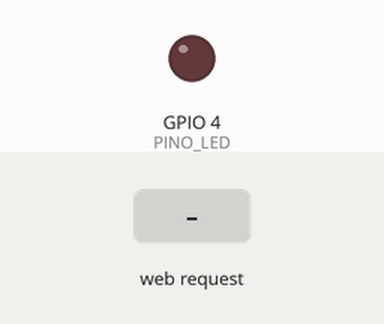
Bench run of a sketch on a simulated ESP32. Shown: output pins drawn as LEDs (lit = HIGH). The test bench sets the inputs (shaded band). WiFi joins after 1.5 s; servers stay silent unless stated; what the sketch prints to the serial monitor is not drawn.

Above: at 3.7 s.
3.8 s: HTTP request GET /ligar received
At 4.2 s:
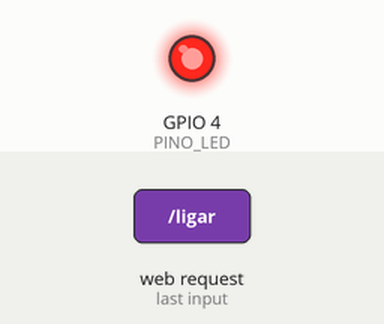
5.3 s: HTTP request GET /desligar received
At 6.6 s:
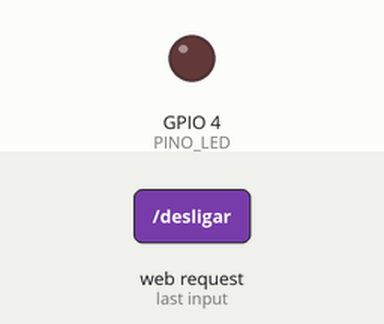
Timing chart, 0 to 8.3 s (numbered marks = the images above; inputs shaded):
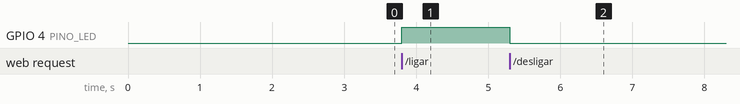

The sketch:

desafio_status_web.ino
```cpp
/*
 * Projeto: Desafio — Servidor web com página de status
 * Livro: ESP32 Descomplicado — Capítulo 11 (Desafio 1)
 * Autor: Felipe Tavares
 * Hardware: ESP32 DevKit v1 | LED → GPIO4 com resistor 220Ω → GND
 * Biblioteca: WiFi.h e WebServer.h (inclusas no pacote ESP32 da Arduino IDE)
 *
 * Além dos botões ligar/desligar, adiciona a rota /status que exibe
 * o estado atual do LED e um botão de toggle (inverte o estado).
 *
 * Se você usar este projeto em publicações, vídeos ou repositórios,
 * mantenha este cabeçalho com a atribuição ao autor.
 */

#include <WiFi.h>
#include <WebServer.h>

const char* SSID  = "NomeDaSuaRede";
const char* SENHA = "SenhaDaSuaRede";

#define PINO_LED 4

WebServer server(80);

bool ledLigado = false;

const char* paginaHTML = R"rawliteral(
<!DOCTYPE html>
<html>
<head>
  <meta charset="UTF-8">
  <meta name="viewport" content="width=device-width, initial-scale=1">
  <title>ESP32 - LED</title>
  <style>
    body { font-family: sans-serif; text-align: center; margin-top: 60px; background: #f0f0f0; }
    h1 { color: #333; }
    .btn { display: inline-block; padding: 20px 40px; font-size: 20px;
           margin: 10px; border: none; border-radius: 10px; cursor: pointer;
           text-decoration: none; color: white; }
    .ligar    { background-color: #4CAF50; }
    .desligar { background-color: #e53935; }
    .status   { background-color: #1976D2; }
  </style>
</head>
<body>
  <h1>Controle de LED</h1>
  <a href="/ligar"   ><div class="btn ligar"   >Ligar LED</div></a>
  <a href="/desligar"><div class="btn desligar">Desligar LED</div></a>
  <br>
  <a href="/status"  ><div class="btn status"  >Ver status</div></a>
</body>
</html>
)rawliteral";

void handleRaiz() {
  server.send(200, "text/html", paginaHTML);
}

void handleLigar() {
  digitalWrite(PINO_LED, HIGH);
  ledLigado = true;
  server.sendHeader("Location", "/");
  server.send(302, "text/plain", "");
}

void handleDesligar() {
  digitalWrite(PINO_LED, LOW);
  ledLigado = false;
  server.sendHeader("Location", "/");
  server.send(302, "text/plain", "");
}

// Página de status: mostra o estado atual e botão de toggle
void handleStatus() {
  // Monta a página dinamicamente com o estado real do LED
  String estado = ledLigado ? "LIGADO" : "DESLIGADO";
  String corEstado = ledLigado ? "#4CAF50" : "#e53935";
  String rotaToggle = ledLigado ? "/desligar" : "/ligar";
  String textoToggle = ledLigado ? "Desligar LED" : "Ligar LED";

  // Concatena o HTML com o estado atual — o valor muda a cada requisição
  String pagina = "<!DOCTYPE html><html><head>";
  pagina += "<meta charset='UTF-8'>";
  pagina += "<meta name='viewport' content='width=device-width, initial-scale=1'>";
  pagina += "<title>Status do LED</title>";
  pagina += "<style>body{font-family:sans-serif;text-align:center;margin-top:60px;background:#f0f0f0;}";
  pagina += "h1{color:#333;}.btn{display:inline-block;padding:20px 40px;font-size:20px;";
  pagina += "margin:10px;border:none;border-radius:10px;cursor:pointer;text-decoration:none;color:white;}";
  pagina += ".toggle{background-color:#FF9800;}.voltar{background-color:#607D8B;}</style></head><body>";
  pagina += "<h1>Status do LED</h1>";
  pagina += "<p style='font-size:24px;color:" + corEstado + ";font-weight:bold;'>LED: " + estado + "</p>";
  pagina += "<a href='" + rotaToggle + "'><div class='btn toggle'>" + textoToggle + "</div></a><br>";
  pagina += "<a href='/'><div class='btn voltar'>Voltar</div></a>";
  pagina += "</body></html>";

  server.send(200, "text/html", pagina);
}

void setup() {
  Serial.begin(115200);
  pinMode(PINO_LED, OUTPUT);
  digitalWrite(PINO_LED, LOW);

  delay(1000);

  WiFi.begin(SSID, SENHA);
  Serial.print("Conectando");
  while (WiFi.status() != WL_CONNECTED) {
    delay(500);
    Serial.print(".");
  }
  Serial.println();

  server.on("/",         handleRaiz);
  server.on("/ligar",    handleLigar);
  server.on("/desligar", handleDesligar);
  server.on("/status",   handleStatus);  // rota extra do desafio

  server.begin();

  Serial.print("Acesse: http://");
  Serial.println(WiFi.localIP());
}

void loop() {
  server.handleClient();
}
```

Measured:
- after the input at 3.8 s, GPIO 4 (PINO_LED): LOW → HIGH at once
- after the input at 5.3 s, GPIO 4 (PINO_LED): HIGH → LOW at once
